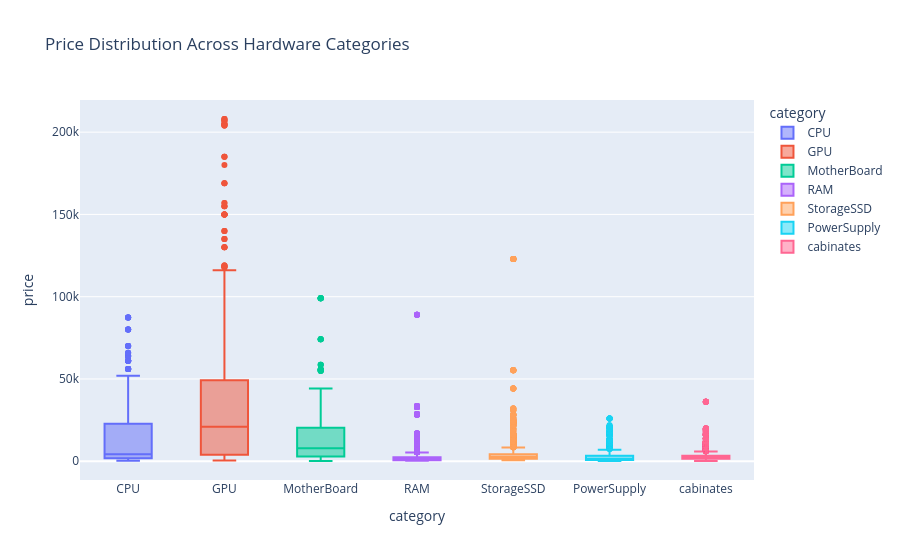

Notebook code cell kept with this figure:
### Code cell
fig = px.box(
    df,
    x="category",
    y="price",
    title="Price Distribution Across Hardware Categories",
    color="category"
)

fig.show()

### Figure 1 — Plotly figure (JSON) as saved in the notebook; plotly's stock layout.template omitted (floating-point values rounded to 4 significant figures; data arrays with more than 128 entries replaced by an {"elided": "..."} marker saying what was removed)
{"data": [{"alignmentgroup": "True", "hovertemplate": "category=%{x}<br>price=%{y}<extra></extra>", "legendgroup": "CPU", "marker": {"color": "#636efa"}, "name": "CPU", "notched": false, "offsetgroup": "CPU", "orientation": "v", "showlegend": true, "type": "box", "x": {"elided": "1440 str values"}, "x0": " ", "xaxis": "x", "y": {"elided": "1440 float values"}, "y0": " ", "yaxis": "y"}, {"alignmentgroup": "True", "hovertemplate": "category=%{x}<br>price=%{y}<extra></extra>", "legendgroup": "GPU", "marker": {"color": "#EF553B"}, "name": "GPU", "notched": false, "offsetgroup": "GPU", "orientation": "v", "showlegend": true, "type": "box", "x": {"elided": "600 str values"}, "x0": " ", "xaxis": "x", "y": {"elided": "600 float values"}, "y0": " ", "yaxis": "y"}, {"alignmentgroup": "True", "hovertemplate": "category=%{x}<br>price=%{y}<extra></extra>", "legendgroup": "MotherBoard", "marker": {"color": "#00cc96"}, "name": "MotherBoard", "notched": false, "offsetgroup": "MotherBoard", "orientation": "v", "showlegend": true, "type": "box", "x": {"elided": "1440 str values"}, "x0": " ", "xaxis": "x", "y": {"elided": "1440 float values"}, "y0": " ", "yaxis": "y"}, {"alignmentgroup": "True", "hovertemplate": "category=%{x}<br>price=%{y}<extra></extra>", "legendgroup": "RAM", "marker": {"color": "#ab63fa"}, "name": "RAM", "notched": false, "offsetgroup": "RAM", "orientation": "v", "showlegend": true, "type": "box", "x": {"elided": "1440 str values"}, "x0": " ", "xaxis": "x", "y": {"elided": "1440 float values"}, "y0": " ", "yaxis": "y"}, {"alignmentgroup": "True", "hovertemplate": "category=%{x}<br>price=%{y}<extra></extra>", "legendgroup": "StorageSSD", "marker": {"color": "#FFA15A"}, "name": "StorageSSD", "notched": false, "offsetgroup": "StorageSSD", "orientation": "v", "showlegend": true, "type": "box", "x": {"elided": "2640 str values"}, "x0": " ", "xaxis": "x", "y": {"elided": "2640 float values"}, "y0": " ", "yaxis": "y"}, {"alignmentgroup": "True", "hovertemplate": "category=%{x}<br>price=%{y}<extra></extra>", "legendgroup": "PowerSupply", "marker": {"color": "#19d3f3"}, "name": "PowerSupply", "notched": false, "offsetgroup": "PowerSupply", "orientation": "v", "showlegend": true, "type": "box", "x": {"elided": "1120 str values"}, "x0": " ", "xaxis": "x", "y": {"elided": "1120 float values"}, "y0": " ", "yaxis": "y"}, {"alignmentgroup": "True", "hovertemplate": "category=%{x}<br>price=%{y}<extra></extra>", "legendgroup": "cabinates", "marker": {"color": "#FF6692"}, "name": "cabinates", "notched": false, "offsetgroup": "cabinates", "orientation": "v", "showlegend": true, "type": "box", "x": {"elided": "3120 str values"}, "x0": " ", "xaxis": "x", "y": {"elided": "3120 float values"}, "y0": " ", "yaxis": "y"}], "layout": {"boxmode": "overlay", "legend": {"title": {"text": "category"}, "tracegroupgap": 0}, "title": {"text": "Price Distribution Across Hardware Categories"}, "xaxis": {"anchor": "y", "categoryarray": ["CPU", "GPU", "MotherBoard", "RAM", "StorageSSD", "PowerSupply", "cabinates"], "categoryorder": "array", "domain": [0, 1], "title": {"text": "category"}}, "yaxis": {"anchor": "x", "domain": [0, 1], "title": {"text": "price"}}}}
